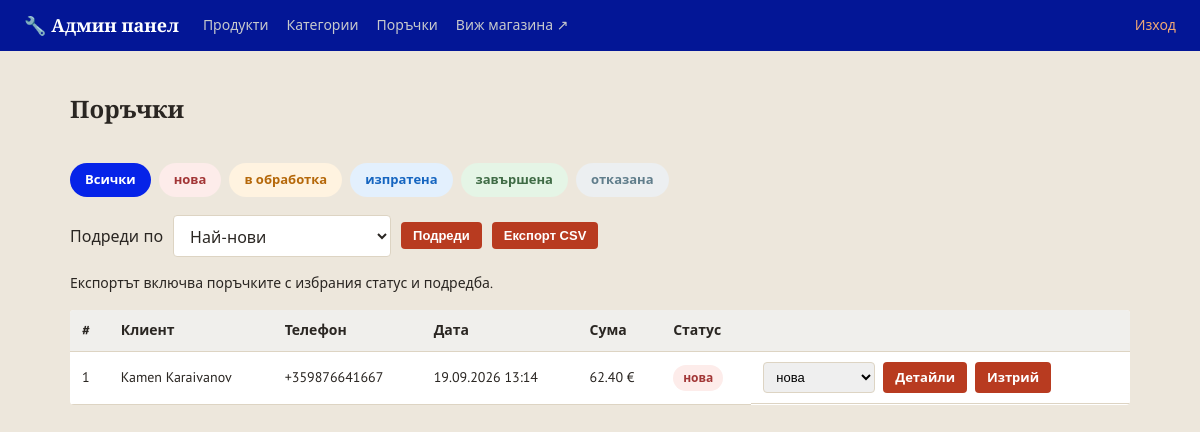
The app's page /admin/orders (signed in), older data.
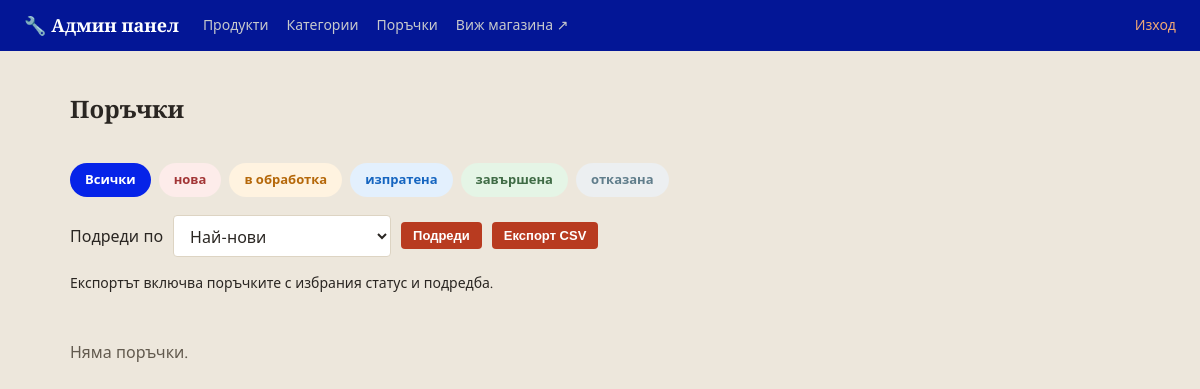
The same page, newer data.
### models.py (models this page shows)
class Order(db.Model):
    __tablename__ = 'orders'
    STATUSES = ['нова', 'в обработка', 'изпратена', 'завършена', 'отказана']
    id = db.Column(db.Integer, primary_key=True)
    customer_name = db.Column(db.String(150), nullable=False)
    phone = db.Column(db.String(50), nullable=False)
    address = db.Column(db.String(300), nullable=False)
    email = db.Column(db.String(150), default='')
    total = db.Column(db.Float, nullable=False)
    status = db.Column(db.String(30), default='нова', nullable=False)
    created_at = db.Column(db.DateTime, default=datetime.utcnow)
    items = db.relationship('OrderItem', backref='order', lazy=True)

### app.py (the view)
@app.route('/admin/orders')
@admin_required
def admin_orders():
    orders, sort, status_filter = selected_orders()
    return render_template('admin/orders.html', orders=orders,
                           statuses=Order.STATUSES, status_filter=status_filter,
                           sort=sort, sort_options=ORDER_SORTS)

### app.py (called while the page is built, shortened)
@app.after_request
def compress_text_response(response):
    if (response.status_code in (204, 206, 304)
            or response.headers.get('Content-Encoding')):
        return response
    if response.mimetype not in {
        'text/html', 'text/plain', 'text/css', 'text/javascript',
        'application/javascript', 'application/json', 'application/ai-catalog+json',
        'application/xml',
        'text/xml', 'image/svg+xml',
    }:
        return response
    response.vary.add('Accept-Encoding')
    accepted = {}
    for item in request.headers.get('Accept-Encoding', '').lower().split(','):
        parts = item.strip().split(';')
        encoding = parts[0].strip()
        if not encoding:
            continue
    if accepted.get('gzip', accepted.get('*', 0.0)) <= 0:
        return response

@app.context_processor
def inject_whatsapp_number():
    return {'whatsapp_number': app.config['WHATSAPP_NUMBER'], 'asset_version': app.config['ASSET_VERSION']}

@app.context_processor
def inject_canonical_url():
    public_pages = {'index', 'category_view', 'product_view', 'contacts', 'returns_policy'}
    canonical_url = None
    if request.endpoint in public_pages and request.method in ('GET', 'HEAD'):
        canonical_url = app.config['CANONICAL_SITE_URL'] + url_for(
            request.endpoint, _external=False, **(request.view_args or {})
        )
    return {'canonical_url': canonical_url}

@app.before_request
def redirect_www_domain():
    if request.method in ('GET', 'HEAD') and request.host.partition(':')[0].lower() == 'www.e-jelezaria.bg':
        path = request.full_path.rstrip('?') if not request.query_string else request.full_path
        return redirect(app.config['CANONICAL_SITE_URL'] + path, code=301)

@app.context_processor
def inject_category_icons():
    return {'category_icons': CATEGORY_ICONS}

@app.context_processor
def inject_availability_info():
    return {'availability_labels': Product.AVAILABILITY_LABELS,
            'availability_badge_class': Product.AVAILABILITY_BADGE_CLASS,
            'availability_icons': Product.AVAILABILITY_ICONS}

def admin_required(view_func):
    @wraps(view_func)
    def wrapper(*args, **kwargs):
        if not session.get('is_admin'):
            flash('Моля, влезте в системата.', 'error')
            return redirect(url_for('admin_login', next=request.path))
        return view_func(*args, **kwargs)
    return wrapper

### templates/admin/orders.html (shortened to what this page needs)
{% extends 'admin/base.html' %}
{% block content %}
<div class="admin-header-row">
    <h1 class="page-title">Поръчки</h1>
</div>
<div class="status-filter">
    <a href="{{ url_for('admin_orders', sort=sort) }}" class="status-chip {% if not status_filter %}status-chip-active{% endif %}">Всички</a>
    {% for s in statuses %}
    <a href="{{ url_for('admin_orders', status=s, sort=sort) }}"
       class="status-chip status-{{ s | replace(' ', '-') }} {% if status_filter == s %}status-chip-active{% endif %}">{{ s }}</a>
    {% endfor %}
</div>
<form class="list-toolbar" method="get">
    {% include 'sort_select.html' %}
    <button type="submit" class="btn btn-small">Подреди</button>
    <button type="submit" class="btn btn-small" formaction="{{ url_for('admin_orders_export') }}">Експорт CSV</button>
</form>
<p class="export-note">Експортът включва поръчките с избрания статус и подредба.</p>
{% if orders %}
<table class="admin-table">
    <thead>
        <tr>
            <th>#</th>
            <th>Клиент</th>
            <th>Телефон</th>
            <th>Дата</th>
            <th>Сума</th>
            <th>Статус</th>
            <th></th>
        </tr>
    </thead>
    <tbody>
        {% for o in orders %}
        <tr>
            <td>{{ o.id }}</td>
            <td>{{ o.customer_name }}</td>
            <td>{{ o.phone }}</td>
            <td>{{ o.created_at.strftime('%d.%m.%Y %H:%M') }}</td>
            <td>{{ '%.2f'|format(o.total) }} €</td>
            <td>
                <span class="status-badge status-{{ o.status | replace(' ', '-') }}">{{ o.status }}</span>
            </td>
            <td class="admin-actions">
                <form action="{{ url_for('admin_order_status', order_id=o.id) }}" method="post" class="status-select-form">
                    <select name="status" onchange="this.form.submit()">
                        {% for s in statuses %}
                        <option value="{{ s }}" {% if s == o.status %}selected{% endif %}>{{ s }}</option>
                        {% endfor %}
                    </select>
                </form>
                <a href="{{ url_for('admin_order_detail', order_id=o.id) }}" class="btn btn-small">Детайли</a>
                <a href="{{ url_for('admin_order_delete', order_id=o.id) }}" class="btn btn-small btn-secondary">Изтрий</a>
            </td>
        </tr>
        {% endfor %}
    </tbody>
</table>
{% else %}
<p class="empty-msg">Няма поръчки{% if status_filter %} със статус "{{ status_filter }}"{% endif %}.</p>
{% endif %}
{% endblock %}

### templates/admin/base.html (shortened to what this page needs)
<!DOCTYPE html>
<html lang="bg">
<head>
    <link rel="stylesheet" href="{{ url_for('static', filename='css/style.css') }}?v={{ asset_version }}">
    <link rel="stylesheet" href="{{ url_for('static', filename='css/admin.css') }}?v={{ asset_version }}">
    <link type="text/css" rel="stylesheet" href="{{ url_for('static',filename='css/style.css') }}"/>
</head>
<body class="admin-body">
<header class="admin-topbar">
    <a href="{{ url_for('admin_dashboard') }}" class="brand">🔧 Админ панел</a>
    <nav class="admin-nav">
        <a href="{{ url_for('admin_dashboard') }}">Продукти</a>
        <a href="{{ url_for('admin_categories') }}">Категории</a>
        <a href="{{ url_for('admin_orders') }}">Поръчки</a>
        <a href="{{ url_for('index') }}" target="_blank">Виж магазина ↗</a>
    </nav>
    <a href="{{ url_for('admin_logout') }}" class="admin-logout">Изход</a>
</header>
<main class="admin-container">
    {% block content %}{% endblock %}
</main>
</body>
</html>

### templates/sort_select.html
<label for="sort">Подреди по</label>
<select id="sort" name="sort">
    {% for value, label in sort_options.items() %}
    <option value="{{ value }}" {% if sort == value %}selected{% endif %}>{{ label }}</option>
    {% endfor %}
</select>

### static/css/style.css (style rules this page uses)
:root { --steel: #0623e8; --steel-dark: #031696; --accent: #b83b20; --accent-dark: #a9361c; --highlight: #d9a441; --bg: #ede7dc; --card-bg: #ffffff; --border: #ddd4c3; --text: #2a2622; --text-light: #625a4e; --success: #3f6b45; --danger: #a23636; --radius: 4px; }
* { box-sizing: border-box; }
body { margin: 0; font-family: 'PT Sans', 'Segoe UI', Roboto, Arial, sans-serif; background: var(--bg); color: var(--text); line-height: 1.5; }
h1, h2, h3, .brand, .hero h1 { font-family: 'Bitter', Georgia, serif; }
a { color: inherit; text-decoration: none; }
.brand { font-size: 22px; font-weight: 700; color: #fff; white-space: nowrap; display: flex; align-items: center; gap: 10px; }
.page-title { font-size: 24px; margin-bottom: 16px; }
.btn { display: inline-block; background: var(--accent); color: #fff; border: none; padding: 10px 18px; border-radius: var(--radius); font-weight: 600; cursor: pointer; font-size: 14px; }
.btn-small { padding: 6px 12px; font-size: 13px; }
.empty-msg { color: var(--text-light); padding: 30px 0; }
.list-toolbar { display: flex; flex-wrap: wrap; align-items: center; gap: 10px; margin: 16px 0; }
.list-toolbar select { max-width: 100%; padding: 9px 12px; border: 1px solid var(--border); border-radius: var(--radius); background: var(--card-bg, #fff); color: inherit; font: inherit; }
.export-note { font-size: 14px; margin: 0 0 16px; }

### static/css/admin.css (style rules this page uses)
.admin-body { background: var(--bg); }
.admin-topbar { background: var(--steel-dark); color: #fff; display: flex; align-items: center; gap: 24px; padding: 12px 24px; }
.admin-topbar .brand { color: #fff; font-size: 18px; font-weight: 700; }
.admin-nav { display: flex; gap: 18px; flex: 1; }
.admin-nav a { color: #c7c9cc; font-size: 14px; }
.admin-logout { color: #f0a875; font-size: 14px; }
.admin-container { max-width: 1100px; margin: 0 auto; padding: 24px 20px 60px; }
.admin-header-row { display: flex; align-items: center; justify-content: space-between; margin-bottom: 20px; }
.status-filter { display: flex; flex-wrap: wrap; gap: 8px; margin-bottom: 18px; }
.status-chip { display: inline-block; padding: 6px 14px; border-radius: 20px; font-size: 13px; font-weight: 600; background: #e2e0dc; color: var(--text); border: 1px solid transparent; }
.status-chip-active { background: var(--steel); color: #fff; }
.status-badge.status-нова, .status-chip.status-нова { background: #fdecea; color: var(--danger); }
.status-badge.status-в-обработка, .status-chip.status-в-обработка { background: #fff3e0; color: #b5680a; }
.status-badge.status-изпратена, .status-chip.status-изпратена { background: #e3f0fd; color: #1565c0; }
.status-badge.status-завършена, .status-chip.status-завършена { background: #e5f5e6; color: var(--success); }
.status-badge.status-отказана, .status-chip.status-отказана { background: #eceff1; color: #607d8b; }

Row changes from the older to the newer data that the page shows:
removed Order: id "1", customer_name "Kamen Karaivanov", phone "+359876641667", created_at "19.09.2026 13:14", total "62.40", status "нова"
Text that changed along with them:
text no longer shown: "# Клиент Телефон Дата Сума Статус"
text now shown: "Няма поръчки ."
